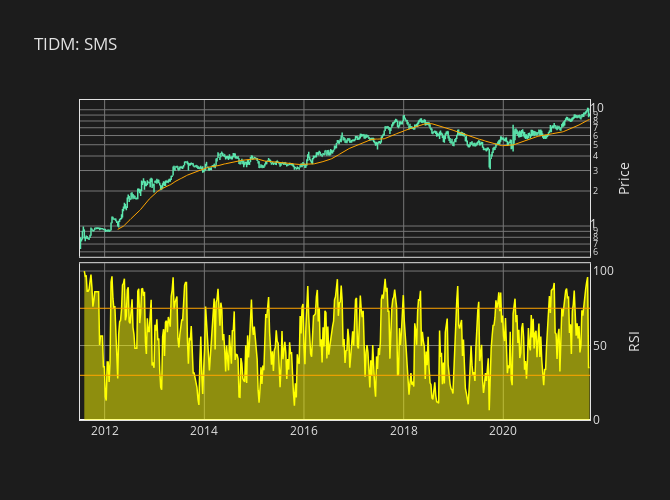

The notebook cell saved with this chart:
### Code cell
# Customise plot hovertext.
hovertext_ohlc = []
for i in range(len(df.open)):
    hovertext_ohlc.append(
        str(df.index[i].strftime("%Y-%m-%d"))
        + "<br>O: " + str("{0:.2f}".format(df.open[i]))
        + "<br>H: " + str("{0:.2f}".format(df.high[i]))
        + "<br>L: " + str("{0:.2f}".format(df.low[i]))
        + "<br>C: " + str("{0:.2f}".format(df.close[i]))
    )

hovertext_sma = []
for i in range(len(df.open)):
    hovertext_sma.append(
        "SMA: " + str("{0:.2f}".format(df.sma[i]))
    )

hovertext_rsi = []
for i in range(len(df.open)):
    hovertext_rsi.append(
        "RSI: " + str("{0:.1f}".format(df.rsi[i]))
    )

# Create plot traces.
trace_ohlc = go.Ohlc(
    x=df.index,
    open=df.open,
    high=df.high,
    low=df.low,
    close=df.close,
    increasing_line_color="rgba(92, 230, 174, 1.0)",
    decreasing_line_color="rgba(92, 230, 174, 1.0)",
    line_width=1.5,
    text=hovertext_ohlc,
    hoverinfo="text",
)

trace_sma = go.Scatter(
    x=df.index,
    y=df.sma,
    line=dict(
        color="orange",
        width=1.0,
    ),
    text=hovertext_sma,
    hoverinfo='text',
)

trace_rsi = go.Scatter(
    x=df.index,
    y=df.rsi,
    line=dict(
        color="yellow",
        width=1.5,
    ),
    fill='tonexty',
    text=hovertext_rsi,
    hoverinfo='text',
)

# Create figure.
fig = make_subplots(
    rows=2,
    cols=1,
    shared_xaxes=True,
    vertical_spacing=0.02,
)

# Add plot traces to figure.
fig.add_trace(
    trace_ohlc,
    row=1,
    col=1,
)

fig.add_trace(
    trace_sma,
    row=1,
    col=1,
)

fig.add_trace(
    trace_rsi,
    row=2,
    col=1,
)

fig.add_hline(
    y=pz1,
    row=2,
    col=1,
    line=dict(
        color="orange",
        width=1.0,
    )
)

fig.add_hline(
    y=pze,
    row=2,
    col=1,
    line=dict(
        color="orange",
        width=1.0,
    )
)

# Customise plot layout.
fig.update_layout(
    autosize=False,
    showlegend=False,
    width=670,
    height=500,
    paper_bgcolor="rgba(28, 28, 28, 1.0)",
    plot_bgcolor="rgba(28, 28, 28, 1.0)",
    font=dict(color="rgba(226, 226, 226, 1.0)"),
    title=dict(
        text=f"TIDM: {tidm}",
        font_color="rgba(226, 226, 226, 1.0)"),
    xaxis=dict(
        rangeslider=dict(visible=False),
    ),
    hovermode="x unified",
)

# Customise plot axes.
fig.update_xaxes(
    linecolor="rgba(226, 226, 226, 1.0)",
    gridcolor="rgba(119, 119, 119, 1.0)",
    mirror=True,
)

fig.update_yaxes(
    linecolor="rgba(226, 226, 226, 1.0)",
    gridcolor="rgba(119, 119, 119, 1.0)",
    mirror=True,
)

fig.update_yaxes(
    row=1,
    col=1,
    side="right",
    title="Price",
    type="log",
)

fig.update_yaxes(
    row=2,
    col=1,
    side="right",
    title="RSI",
)

# Display plot.
fig.show(
    config={
        "scrollZoom": True,
        "modeBarButtonsToRemove": ["zoom", "select2d", "lasso2d"],
    }
)

### Figure 1 — Plotly figure (JSON) as saved in the notebook; plotly's stock layout.template omitted (floating-point values rounded to 4 significant figures; data arrays with more than 128 entries replaced by an {"elided": "..."} marker saying what was removed)
{"data": [{"close": {"elided": "534 float values"}, "decreasing": {"line": {"color": "rgba(92, 230, 174, 1.0)"}}, "high": {"elided": "534 float values"}, "hoverinfo": "text", "increasing": {"line": {"color": "rgba(92, 230, 174, 1.0)"}}, "line": {"width": 1.5}, "low": {"elided": "534 float values"}, "open": {"elided": "534 float values"}, "text": {"elided": "534 str values"}, "type": "ohlc", "x": {"elided": "534 str values"}, "xaxis": "x", "yaxis": "y"}, {"hoverinfo": "text", "line": {"color": "orange", "width": 1}, "text": {"elided": "534 str values"}, "type": "scatter", "x": {"elided": "534 str values"}, "xaxis": "x", "y": {"elided": "534 float values"}, "yaxis": "y"}, {"fill": "tonexty", "hoverinfo": "text", "line": {"color": "yellow", "width": 1.5}, "text": {"elided": "534 str values"}, "type": "scatter", "x": {"elided": "534 str values"}, "xaxis": "x2", "y": {"elided": "534 float values"}, "yaxis": "y2"}], "layout": {"autosize": false, "font": {"color": "rgba(226, 226, 226, 1.0)"}, "height": 500, "hovermode": "x unified", "paper_bgcolor": "rgba(28, 28, 28, 1.0)", "plot_bgcolor": "rgba(28, 28, 28, 1.0)", "shapes": [{"line": {"color": "orange", "width": 1}, "type": "line", "x0": 0, "x1": 1, "xref": "x2 domain", "y0": 30, "y1": 30, "yref": "y2"}, {"line": {"color": "orange", "width": 1}, "type": "line", "x0": 0, "x1": 1, "xref": "x2 domain", "y0": 75, "y1": 75, "yref": "y2"}], "showlegend": false, "title": {"font": {"color": "rgba(226, 226, 226, 1.0)"}, "text": "TIDM: SMS"}, "width": 670, "xaxis": {"anchor": "y", "autorange": true, "domain": [0, 1], "gridcolor": "rgba(119, 119, 119, 1.0)", "linecolor": "rgba(226, 226, 226, 1.0)", "matches": "x2", "mirror": true, "range": ["2011-07-04 12:00", "2021-09-27 12:00"], "rangeslider": {"visible": false, "yaxis": {}}, "showticklabels": false, "type": "date"}, "xaxis2": {"anchor": "y2", "autorange": true, "domain": [0, 1], "gridcolor": "rgba(119, 119, 119, 1.0)", "linecolor": "rgba(226, 226, 226, 1.0)", "mirror": true, "range": ["2011-07-04 12:00", "2021-09-27 12:00"], "type": "date"}, "yaxis": {"anchor": "x", "autorange": true, "domain": [0.51, 1], "gridcolor": "rgba(119, 119, 119, 1.0)", "linecolor": "rgba(226, 226, 226, 1.0)", "mirror": true, "range": [-0.2646, 1.084], "side": "right", "title": {"text": "Price"}, "type": "log"}, "yaxis2": {"anchor": "x2", "autorange": true, "domain": [0, 0.49], "gridcolor": "rgba(119, 119, 119, 1.0)", "linecolor": "rgba(226, 226, 226, 1.0)", "mirror": true, "range": [0, 105.3], "side": "right", "title": {"text": "RSI"}, "type": "linear"}}}
